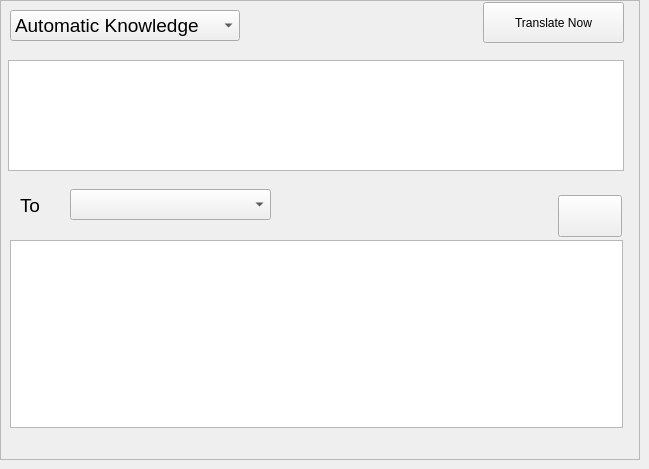
  <widget class="QWidget" name="centralwidget">
   <widget class="QFrame" name="frame">
    <property name="geometry">
     <rect>
      <x>0</x>
      <y>0</y>
      <width>640</width>
      <height>460</height>
     </rect>
    </property>
    <property name="frameShape">
     <enum>QFrame::StyledPanel</enum>
    </property>
    <property name="frameShadow">
     <enum>QFrame::Raised</enum>
    </property>
    <widget class="QWidget" name="widget" native="true">
     <property name="geometry">
      <rect>
       <x>0</x>
       <y>0</y>
       <width>651</width>
       <height>491</height>
      </rect>
     </property>
     <widget class="QTextEdit" name="textEdit">
      <property name="geometry">
       <rect>
        <x>8</x>
        <y>60</y>
        <width>616</width>
        <height>111</height>
       </rect>
      </property>
      <property name="font">
       <font>
        <pointsize>16</pointsize>
       </font>
      </property>
      <property name="html">
       <string>&lt;!DOCTYPE HTML PUBLIC &quot;-//W3C//DTD HTML 4.0//EN&quot; &quot;http://www.w3.org/TR/REC-html40/strict.dtd&quot;&gt;
&lt;html&gt;&lt;head&gt;&lt;meta name=&quot;qrichtext&quot; content=&quot;1&quot; /&gt;&lt;style type=&quot;text/css&quot;&gt;
p, li { white-space: pre-wrap; }
&lt;/style&gt;&lt;/head&gt;&lt;body style=&quot; font-family:'MS Shell Dlg 2'; font-size:16pt; font-weight:400; font-style:normal;&quot;&gt;
&lt;p dir='rtl' style=&quot;-qt-paragraph-type:empty; margin-top:0px; margin-bottom:0px; margin-left:0px; margin-right:0px; -qt-block-indent:0; text-indent:0px;&quot;&gt;&lt;br /&gt;&lt;/p&gt;&lt;/body&gt;&lt;/html&gt;</string>
      </property>
     </widget>
     <widget class="QComboBox" name="comboBox">
      <property name="geometry">
       <rect>
        <x>10</x>
        <y>10</y>
        <width>230</width>
        <height>31</height>
       </rect>
      </property>
      <property name="font">
       <font>
        <pointsize>14</pointsize>
       </font>
      </property>
      <property name="toolTip">
       <string/>
      </property>
      <property name="currentText">
       <string>Automatic Knowledge</string>
      </property>
      <item>
       <property name="text">
        <string>Automatic Knowledge</string>
       </property>
      </item>
      <item>
       <property name="text">
        <string>Arabic</string>
       </property>
      </item>
      <item>
       <property name="text">
        <string>English</string>
       </property>
      </item>
      <item>
       <property name="text">
        <string>German</string>
       </property>
      </item>
      <item>
       <property name="text">
        <string>Chinese </string>
       </property>
      </item>
      <item>
       <property name="text">
        <string>Korean</string>
       </property>
      </item>
      <item>
       <property name="text">
        <string>Italian</string>
       </property>
      </item>
      <item>
       <property name="text">
        <string>Japanese</string>
       </property>
      </item>
      <item>
       <property name="text">
        <string>Portuguese </string>
       </property>
      </item>
      <item>
       <property name="text">
        <string>Russian</string>
       </property>
      </item>
      <item>
       <property name="text">
        <string>Spanish</string>
       </property>
      </item>
      <item>
       <property name="text">
        <string>Dutch</string>
       </property>
      </item>
      <item>
       <property name="text">
        <string>French</string>
       </property>
      </item>
      <item>
       <property name="text">
        <string>Indonesian</string>
       </property>
      </item>
      <item>
       <property name="text">
        <string>Thai</string>
       </property>
      </item>
      <item>
       <property name="text">
        <string>Turkish</string>
       </property>
      </item>
      <item>
       <property name="text">
        <string>Vietnamese</string>
       </property>
      </item>
     </widget>
     <widget class="QComboBox" name="comboBox_2">
      <property name="geometry">
       <rect>
        <x>70</x>
        <y>189</y>
        <width>201</width>
        <height>31</height>
       </rect>
      </property>
      <property name="font">
       <font>
        <pointsize>14</pointsize>
       </font>
      </property>
      <item>
       <property name="text">
        <string/>
       </property>
      </item>
      <item>
       <property name="text">
        <string>Arabic</string>
       </property>
      </item>
      <item>
       <property name="text">
        <string>English</string>
       </property>
      </item>
      <item>
       <property name="text">
        <string>Chinese </string>
       </property>
      </item>
      <item>
       <property name="text">
        <string>German</string>
       </property>
      </item>
      <item>
       <property name="text">
        <string>Italian</string>
       </property>
      </item>
      <item>
       <property name="text">
        <string>Japanese</string>
       </property>
      </item>
      <item>
       <property name="text">
        <string>Portuguese </string>
       </property>
      </item>
      <item>
       <property name="text">
        <string>Korean</string>
       </property>
      </item>
      <item>
       <property name="text">
        <string>Russian</string>
       </property>
      </item>
      <item>
       <property name="text">
        <string>Spanish</string>
       </property>
      </item>
      <item>
       <property name="text">
        <string>Dutch</string>
       </property>
      </item>
      <item>
       <property name="text">
        <string>French</string>
       </property>
      </item>
      <item>
       <property name="text">
        <string>Indonesian</string>
       </property>
      </item>
      <item>
       <property name="text">
        <string>Thai</string>
       </property>
      </item>
      <item>
       <property name="text">
        <string>Turkish</string>
       </property>
      </item>
      <item>
       <property name="text">
        <string>Vietnamese</string>
       </property>
      </item>
     </widget>
     <widget class="QLabel" name="label">
      <property name="geometry">
       <rect>
        <x>20</x>
        <y>190</y>
        <width>47</width>
        <height>31</height>
       </rect>
      </property>
      <property name="font">
       <font>
        <pointsize>14</pointsize>
       </font>
      </property>
      <property name="text">
       <string>To</string>
      </property>
     </widget>
     <widget class="QPushButton" name="pushButton">
      <property name="geometry">
       <rect>
        <x>483</x>
        <y>2</y>
        <width>141</width>
        <height>41</height>
       </rect>
      </property>
      <property name="text">
       <string>Translate Now</string>
      </property>
     </widget>
     <widget class="QPushButton" name="pushButton_3">
      <property name="geometry">
       <rect>
        <x>558</x>
        <y>195</y>
        <width>64</width>
        <height>42</height>
       </rect>
      </property>
      <property name="text">
       <string/>
      </property>
      <property name="icon">
       <iconset>
        <normaloff>volume-2.svg</normaloff>volume-2.svg</iconset>
      </property>
      <property name="iconSize">
       <size>
        <width>20</width>
        <height>20</height>
       </size>
      </property>
      <property name="checkable">
       <bool>false</bool>
      </property>
      <property name="checked">
       <bool>false</bool>
      </property>
      <property name="autoRepeat">
       <bool>false</bool>
      </property>
      <property name="default">
       <bool>false</bool>
      </property>
      <property name="flat">
       <bool>false</bool>
      </property>
     </widget>
     <widget class="QTextEdit" name="textEdit_2">
      <property name="geometry">
       <rect>
        <x>10</x>
        <y>240</y>
        <width>613</width>
        <height>188</height>
       </rect>
      </property>
      <property name="font">
       <font>
        <pointsize>16</pointsize>
       </font>
      </property>
      <property name="html">
       <string>&lt;!DOCTYPE HTML PUBLIC &quot;-//W3C//DTD HTML 4.0//EN&quot; &quot;http://www.w3.org/TR/REC-html40/strict.dtd&quot;&gt;
&lt;html&gt;&lt;head&gt;&lt;meta name=&quot;qrichtext&quot; content=&quot;1&quot; /&gt;&lt;style type=&quot;text/css&quot;&gt;
p, li { white-space: pre-wrap; }
&lt;/style&gt;&lt;/head&gt;&lt;body style=&quot; font-family:'MS Shell Dlg 2'; font-size:16pt; font-weight:400; font-style:normal;&quot;&gt;
&lt;p dir='rtl' style=&quot;-qt-paragraph-type:empty; margin-top:0px; margin-bottom:0px; margin-left:0px; margin-right:0px; -qt-block-indent:0; text-indent:0px;&quot;&gt;&lt;br /&gt;&lt;/p&gt;&lt;/body&gt;&lt;/html&gt;</string>
      </property>
     </widget>
    </widget>
   </widget>
  </widget>
